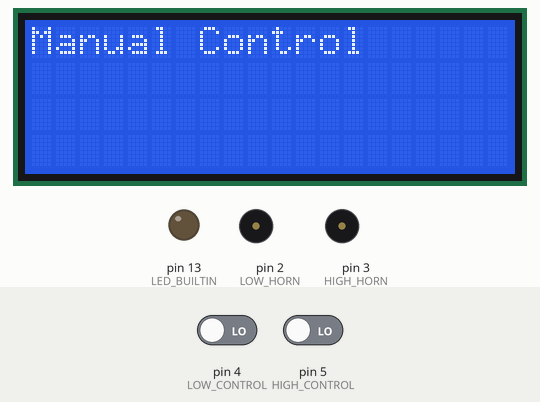
Simulated run of this sketch. Board: Arduino Uno, built with avr-gcc and run on an emulated ATmega328P. Parts: 20×4 character LCD, output pins drawn as LEDs (lit = HIGH), buzzer (waves = sounding, pin HIGH). The test bench sets the inputs (shaded band); at power-on: pin 4 (LOW_CONTROL) LOW, pin 5 (HIGH_CONTROL) LOW.

Above: at 1.2 s.
1.3 s: pin 4 (LOW_CONTROL) driven HIGH
At 1.56 s:
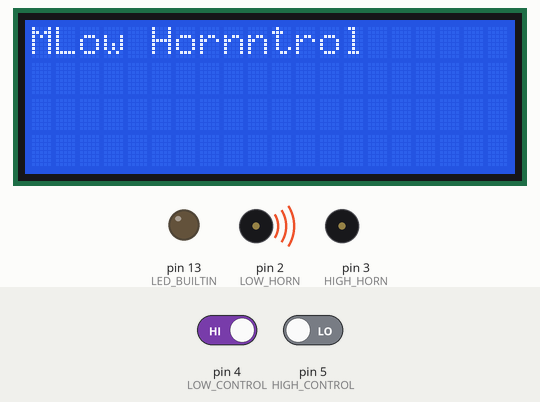
3.7 s: pin 4 (LOW_CONTROL) driven LOW
At 4.9 s:
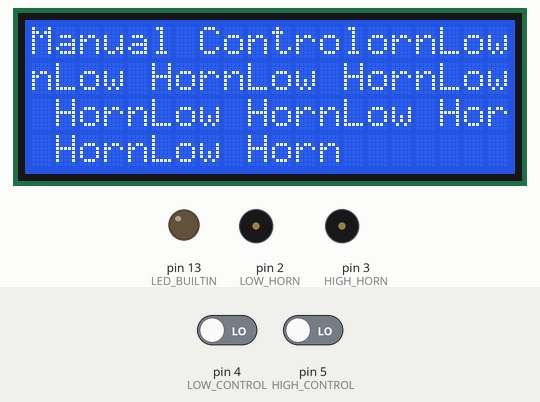
5.2 s: pin 5 (HIGH_CONTROL) driven HIGH
At 5.46 s:
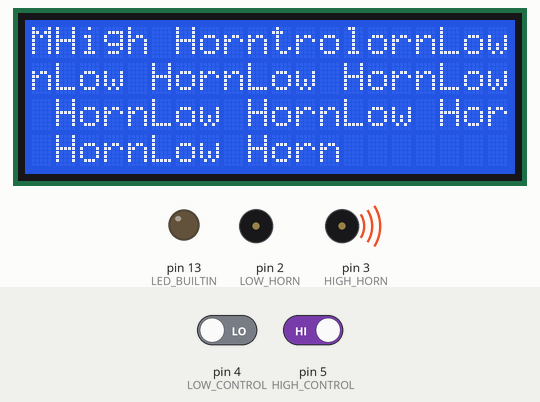
7.6 s: pin 4 (LOW_CONTROL) driven HIGH
At 7.79 s:
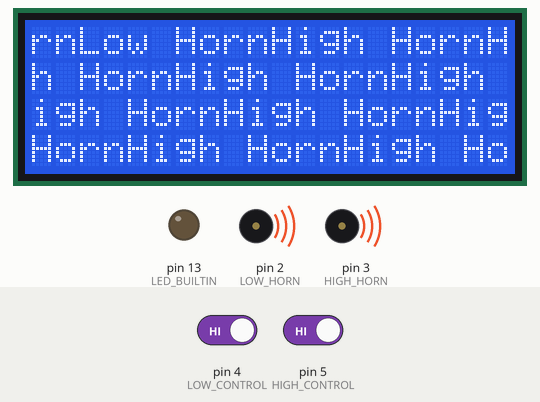
9.9 s: pin 4 (LOW_CONTROL) driven LOW
At 10.1 s:
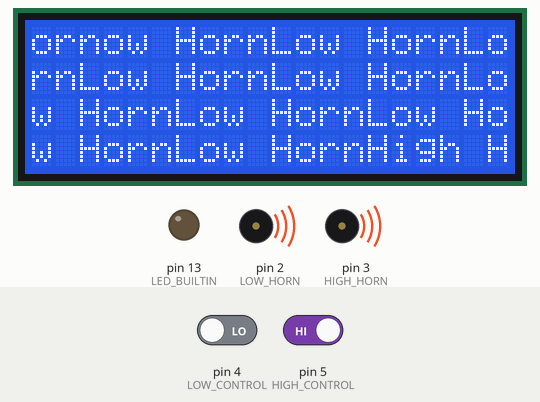
12.2 s: pin 5 (HIGH_CONTROL) driven LOW
At 13.3 s:
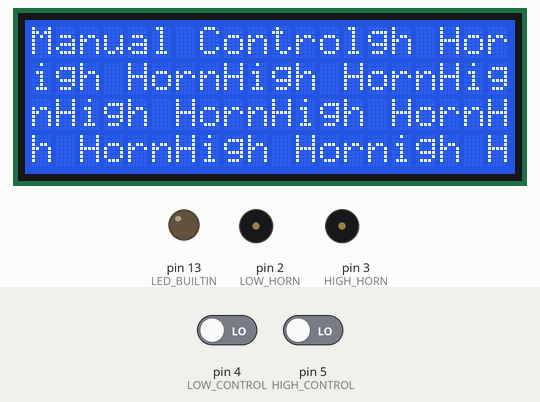
Timing chart, 0 to 14.8 s (numbered marks = the images above; inputs shaded):
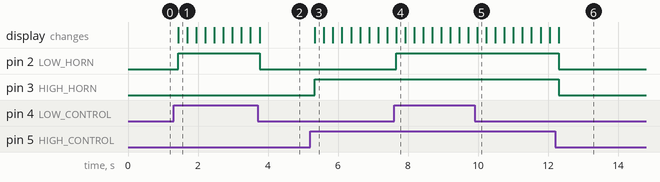

Measured:
- after the input at 1.3 s, pin 2 (LOW_HORN): LOW → HIGH after 0.14 s; the display: changes after 0.14 s (image 1)
- after the input at 3.7 s, pin 2 (LOW_HORN): HIGH → LOW after 0.06 s; the display: changes after 0.06 s (image 2)
- after the input at 5.2 s, pin 3 (HIGH_HORN): LOW → HIGH after 0.14 s; the display: changes after 0.14 s (image 3)
- after the input at 7.6 s, pin 2 (LOW_HORN): LOW → HIGH after 0.06 s; the display: changes after 0.06 s (image 4)
- after the input at 9.9 s, the display: changes after 0.08 s (image 5)
- after the input at 12.2 s, pin 2 (LOW_HORN), pin 3 (HIGH_HORN): HIGH → LOW after 0.11 s; the display: changes after 0.11 s (image 6)

The sketch:

Railway-Horn-Controller.ino
```cpp
#include <LiquidCrystal_I2C.h>
#include <Wire.h>

// Pins for Solenoid control
const int LOW_HORN = 2;
const int HIGH_HORN = 3;

// Pins for High/Low manual control buttons
const int LOW_CONTROL = 4;
const int HIGH_CONTROL = 5;

static LiquidCrystal_I2C lcd(0x27, 20, 4);

void setup() {
  Serial.begin(9600);

  // Use built in LED for status checking
  pinMode(LED_BUILTIN, OUTPUT);

  pinMode(LOW_HORN, OUTPUT);
  pinMode(HIGH_HORN, OUTPUT);

  pinMode(LOW_CONTROL, INPUT);
  pinMode(HIGH_CONTROL, INPUT);

  lcd.init();
  lcd.clear();
  lcd.backlight();

  lcd.print("Railway Horn Controller");
}

void loop() {

 manualControl();

 delay(1500);

}

void manualControl() {
  lcd.clear();

  lcd.print("Manual Control");
  lcd.setCursor(1, 0);

  while(true) {
    if(digitalRead(LOW_CONTROL) == HIGH){
      lcd.print("Low Horn");
      digitalWrite(LOW_HORN, HIGH);
    } else if (digitalRead(HIGH_CONTROL) == HIGH) {
      lcd.print("High Horn");
      digitalWrite(HIGH_HORN, HIGH);
    } else {
      lcd.setCursor(0, 0);
      lcd.write("Manual Control");
      lcd.setCursor(1, 0);

      digitalWrite(LOW_HORN, LOW);
      digitalWrite(HIGH_HORN, LOW);
    }

    delay(250);
  }
}
```
